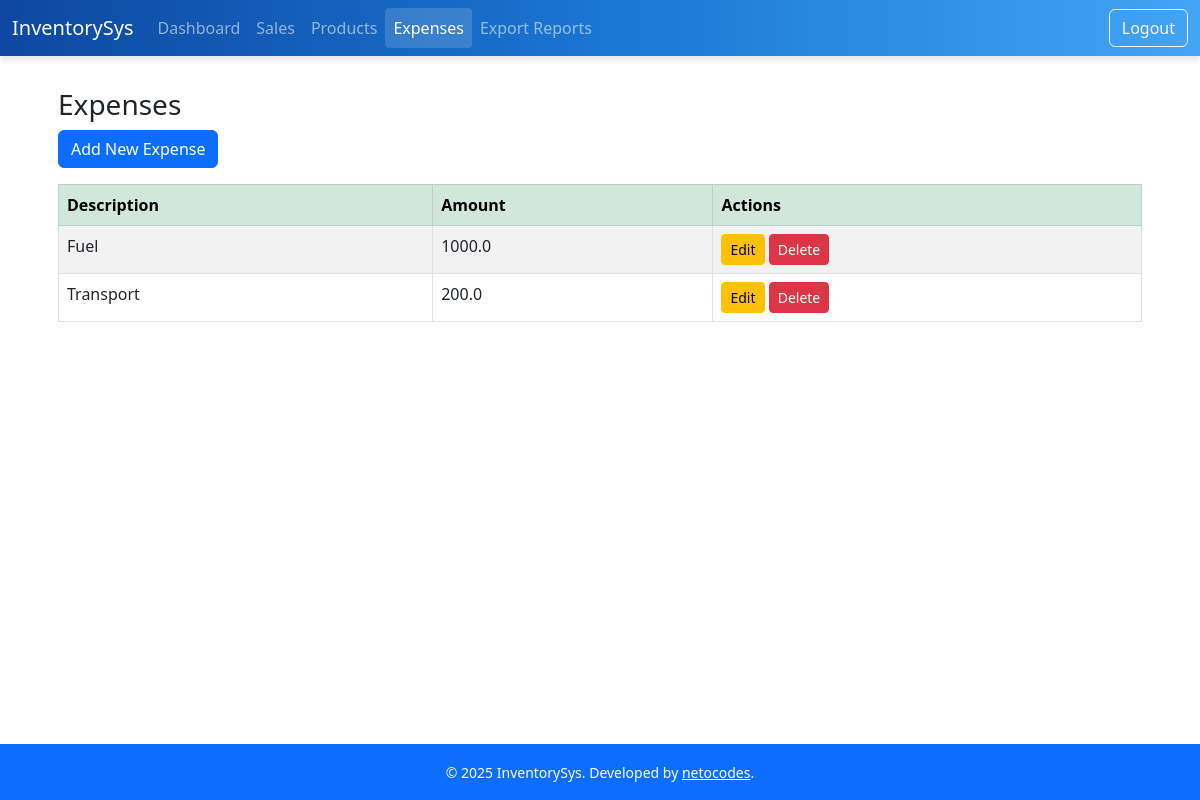
/expenses, run on the app's committed database.
### models.py (models this page shows)
class Expense(db.Model):
    id = db.Column(db.Integer, primary_key=True)
    uuid = db.Column(db.String(36), unique=True, default=lambda: str(uuid.uuid4()))
    description = db.Column(db.String(200), nullable=False)
    amount = db.Column(db.Float, nullable=False)
    timestamp = db.Column(db.DateTime, default=datetime.utcnow)
    last_modified = db.Column(db.DateTime, default=datetime.utcnow, onupdate=datetime.utcnow)
    synced = db.Column(db.Boolean, default=False)

### app.py (the view, shortened to what this page needs)
@app.route('/expenses', methods=['GET', 'POST'])
def expenses():
    expenses = Expense.query.all()
    return render_template('expenses.html', expenses=expenses)

### templates/expenses.html (shortened to what this page needs)
{% extends "base.html" %}
{% block content %}
<div class="container mt-1">
  <h3>Expenses</h3>
<div class="d-grid gap-2 d-md-flex justify-content-md-start mb-3">
    <a href="{{ url_for('record_expense') }}" class="btn btn-primary me-md-2">Add New Expense</a>
</div>
  {% if expenses %}
  <div class="table-responsive">
      <table id="sales-table" class="table table-bordered table-striped nowrap" style="width:100%">
      <thead class="table-success">
      <tr>
        <th>Description</th>
        <th>Amount</th>
        <th>Actions</th>
      </tr>
    </thead>
    <tbody>
      {% for expense in expenses %}
      <tr>
        <td>{{ expense.description }}</td>
        <td>{{ expense.amount | float | round(2) }}</td>
        <td>
          <a href="{{ url_for('edit_expense', expense_id=expense.id) }}" class="btn btn-sm btn-warning">Edit</a>
          <form method="POST" action="{{ url_for('delete_expense', expense_id=expense.id) }}" style="display:inline;">
            <button type="submit" class="btn btn-sm btn-danger"
                    onclick="return confirm('Are you sure you want to delete this expense?');">Delete</button>
          </form>
        </td>
      </tr>
      {% endfor %}
    </tbody>
  </table>
  {% else %}
  <p>No expenses recorded yet.</p>
  {% endif %}
</div>
{% endblock %}

### data on the page
Expense: description "Fuel", amount "1000.0"
Expense: description "Transport", amount "200.0"

### other printed values
{{ current_year or 2025 }} "2025"
